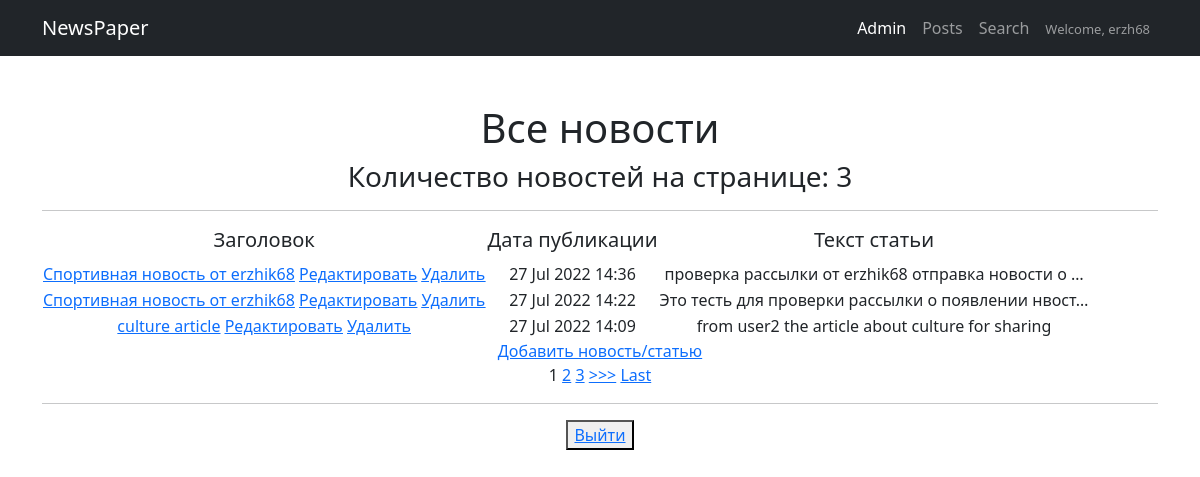
Screenshot of / (signed in) with the database file from the repository.
### newapp/models.py (models this page shows, shortened)
class Post(models.Model):
    NEWS = 'NW'
    ARTICLE = 'AT'
    TYPE_POST_CHOICES = [(NEWS, 'Новости'), (ARTICLE, 'Статья'),]
    post_type = models.CharField("Тип", max_length=2, choices=TYPE_POST_CHOICES, default=NEWS)
    post_author = models.ForeignKey(Author, on_delete=models.CASCADE, verbose_name="Имя автора")
    post_date_time = models.DateTimeField("Дата публикации (ГГГГ-ММ-ДД)", auto_now_add=True)
    post_category = models.ManyToManyField(Category, through='PostCategory', blank=False, verbose_name="Категория", related_name='posts')
    post_title = models.CharField("Заголовок", max_length=100)
    post_text = models.TextField("Текст")
    post_rating = models.IntegerField(default=0)

### newapp/views.py (the view)
# urls.py: path('', PostsList.as_view()),
class PostsList(LoginRequiredMixin, ListView):
    model = Post  # указываем модель, объекты которой мы будем выводить
    template_name = 'posts.html'  # указываем имя шаблона, в котором будет лежать HTML, в нём будут все инструкции о том, как именно пользователю должны вывестись наши объекты
    context_object_name = 'posts'  # это имя списка, в котором будут лежать все объекты, его надо указать, чтобы обратиться к самому списку объектов через HTML-шаблон
    ordering = ['-id']
    paginate_by = 3  # поставим постраничный вывод в один элемент
    def get_context_data(self, **kwargs):
        context = super().get_context_data(**kwargs)  # получили весь контекст из класса-родителя
        context['time_now'] = datetime.utcnow()  # добавим переменную текущей даты time_now
        context['filter'] = PostFilter(self.request.GET,
                                       queryset=self.get_queryset())  # вписываем наш фильтр в контекст
        context['is_not_authors'] = not self.request.user.groups.filter(
            name='authors').exists()  # добавили новую контекстную переменную is_not_authors
        return context

### newapp/templatetags/custom_filters.py (called while the page is built)
@register.filter(name='censor')
def censor(value, arg):
    list_bad_words = ['черт', 'блин', 'капец', 'дерьмо', 'хрен', 'чёрт']
    value_edited = value
    value_final = ''
    for word in list_bad_words:
        value_edited = value_edited.lower()
        value_temp = value_edited.replace(word, arg * len(word))
        value_edited = value_temp
    for i in range(0, len(value)):
        if (value[i] != value_edited[i]) & (value_edited[i].isalpha()):
            temp = value_edited[i].upper()
            value_final += temp
        else:
            value_final += value_edited[i]
    return value_final

### templates/posts.html (shortened to what this page needs)
{% extends 'default.html' %}
{% load custom_filters %}
{% block content %}
    <h1>Все новости</h1>
    <h3>Количество новостей на странице: {{ posts|length }}</h3>
    <hr>
    {% if posts %}
        <table>
            <tr>
                <td>
                    <h5>Заголовок</h5>
                </td>
                <td>
                    <h5>Дата публикации</h5>
                </td>
                <td>
                    <h5>Текст статьи</h5>
                </td>
            </tr>
        {% for post in posts %}
            <tr>
                <td>
                    <a href="{% url 'post_detail' post.id %}">{{ post.post_title|censor:'*' }}</a>
                    <a href="{% url 'post_update' post.id %}"><u>Редактировать</u></a>
                    <a href="{% url 'post_delete' post.id %}"><u> Удалить </u></a>
                </td>
                <td>
                    {{ post.post_date_time|date:'d M Y H:i' }}
                </td>
                <td>
                    {{ post.post_text|censor:'*'|truncatechars:50 }}
                </td>
            </tr>
        {% endfor %}
        </table>
    {% else %}
        <h2>Новостей нет!</h2>
    {% endif %}
    <a href="{% url 'post_create' %}">Добавить новость/статью</a>
    <br>
    {% if is_paginated %}
        {% for num in page_obj.paginator.page_range %}
            {% if page_obj.number == num %}
                <a>{{ num }}</a>
            {% elif num > page_obj.number|add:'-3' and num < page_obj.number|add:'3' %}
                <a href="?page={{ num }}">{{ num }}</a>
            {% endif %}
        {% endfor %}
        {% if page_obj.has_next %}
            <a href="?page={{ page_obj.next_page_number }}">>>></a>
            <a href="?page={{ page_obj.paginator.num_pages }}">Last</a>
        {% endif %}
    {% endif %}
    <br>
    <hr>
    <button> <a href="accounts/logout/">Выйти</a> </button>
{% endblock content %}

### templates/default.html (shortened to what this page needs)
{% load static %}
<!DOCTYPE html>
<html lang="en">
    <head>
        <link href="{% static 'css/styles.css' %}" rel="stylesheet" />
    </head>
    <body>
        <nav class="navbar navbar-expand-lg navbar-dark bg-dark">
            <div class="container">
                <a class="navbar-brand" href="#">NewsPaper</a>
                <div class="collapse navbar-collapse" id="navbarSupportedContent">
                    <ul class="navbar-nav ms-auto mb-2 mb-lg-0">
                        <li class="nav-item"><a class="nav-link active" aria-current="page" href="/admin/">Admin</a></li>
                        <li class="nav-item"><a class="nav-link" href="/posts/">Posts</a></li>
                        <li class="nav-item"><a class="nav-link" href="/posts/search/">Search</a></li>
                        <li class="nav-item"><a class="nav-link" href="#"><font size="-1.5">Welcome, {{ request.user.username }}</font></a></li>
                    </ul>
                </div>
            </div>
        </nav>
        <div class="container">
            <div class="text-center mt-5">
                {% block content %}
                {% endblock content %}
            </div>
        </div>
    </body>
</html>

### rows the page displays
Post: post_title|censor "Спортивная новость от erzhik68", post_date_time "27 Jul 2022 14:36", post_text|censor "проверка рассылки от erzhik68 отправка новости о …"
Post: post_title|censor "Спортивная новость от erzhik68", post_date_time "27 Jul 2022 14:22", post_text|censor "Это тесть для проверки рассылки о появлении нвост…"
Post: post_title|censor "culture article", post_date_time "27 Jul 2022 14:09", post_text|censor "from user2 the article about culture for sharing"

### other values shown
{{ request.user.username }} "erzh68"
{{ posts|length }} "3"
{{ num }} "1"
{{ num }} "2" "3"
